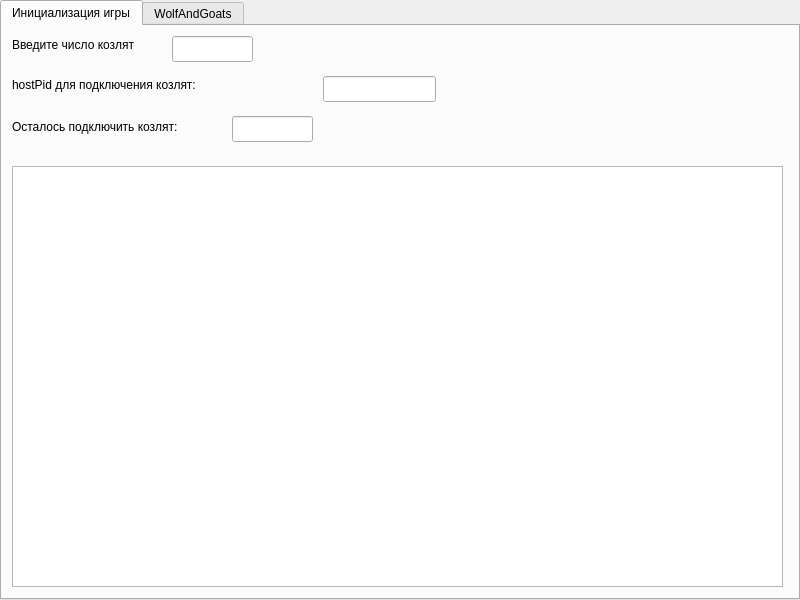
<?xml version="1.0" encoding="UTF-8"?>
<ui version="4.0">
 <class>guiHostWindow</class>
 <widget class="QMainWindow" name="guiHostWindow">
  <property name="geometry">
   <rect>
    <x>0</x>
    <y>0</y>
    <width>800</width>
    <height>600</height>
   </rect>
  </property>
  <property name="windowTitle">
   <string>guiHostWindow</string>
  </property>
  <widget class="QWidget" name="centralwidget">
   <widget class="QTabWidget" name="tabWidgetGame">
    <property name="geometry">
     <rect>
      <x>0</x>
      <y>0</y>
      <width>800</width>
      <height>600</height>
     </rect>
    </property>
    <property name="currentIndex">
     <number>0</number>
    </property>
    <widget class="QWidget" name="InitGame">
     <attribute name="title">
      <string>Инициализация игры</string>
     </attribute>
     <widget class="QLabel" name="numGoats">
      <property name="geometry">
       <rect>
        <x>10</x>
        <y>10</y>
        <width>161</width>
        <height>18</height>
       </rect>
      </property>
      <property name="text">
       <string>Введите число козлят</string>
      </property>
     </widget>
     <widget class="QLineEdit" name="numGoatsEnter">
      <property name="geometry">
       <rect>
        <x>170</x>
        <y>10</y>
        <width>81</width>
        <height>26</height>
       </rect>
      </property>
     </widget>
     <widget class="QLabel" name="remainsGoat">
      <property name="geometry">
       <rect>
        <x>10</x>
        <y>90</y>
        <width>221</width>
        <height>21</height>
       </rect>
      </property>
      <property name="text">
       <string>Осталось подключить козлят:</string>
      </property>
     </widget>
     <widget class="QLineEdit" name="remainsGoatEdit">
      <property name="geometry">
       <rect>
        <x>230</x>
        <y>90</y>
        <width>81</width>
        <height>26</height>
       </rect>
      </property>
       <property name="readOnly">
       <bool>true</bool>
      </property>
     </widget>
     <widget class="QLabel" name="hostPid">
      <property name="geometry">
       <rect>
        <x>10</x>
        <y>50</y>
        <width>311</width>
        <height>18</height>
       </rect>
      </property>
      <property name="text">
       <string>hostPid для подключения козлят:</string>
      </property>
     </widget>
     <widget class="QLineEdit" name="hostPidSet">
      <property name="geometry">
       <rect>
        <x>321</x>
        <y>50</y>
        <width>113</width>
        <height>26</height>
       </rect>
      </property>
       <property name="readOnly">
       <bool>true</bool>
      </property>
     </widget>
     <widget class="QTextEdit" name="LogEdit">
      <property name="geometry">
       <rect>
        <x>10</x>
        <y>140</y>
        <width>771</width>
        <height>421</height>
       </rect>
      </property>
      <property name="readOnly">
       <bool>true</bool>
      </property>
     </widget>
    </widget>
    <widget class="QWidget" name="runGame">
    <property name="enabled">
      <bool>false</bool>
     </property>
     <attribute name="title">
      <string>WolfAndGoats</string>
     </attribute>
<widget class="QLabel" name="YourNum">
      <property name="geometry">
       <rect>
        <x>10</x>
        <y>10</y>
        <width>161</width>
        <height>16</height>
       </rect>
      </property>
      <property name="text">
       <string>Введите число волка</string>
      </property>
     </widget>
     <widget class="QLabel" name="YouTimer">
      <property name="geometry">
       <rect>
        <x>520</x>
        <y>10</y>
        <width>131</width>
        <height>18</height>
       </rect>
      </property>
      <property name="text">
       <string>На ввод осталось:</string>
      </property>
     </widget>
     <widget class="QLineEdit" name="wolfNumber">
      <property name="geometry">
       <rect>
        <x>180</x>
        <y>10</y>
        <width>113</width>
        <height>26</height>
       </rect>
      </property>
     </widget>
     <widget class="QLabel" name="YouEnter">
      <property name="geometry">
       <rect>
        <x>10</x>
        <y>60</y>
        <width>161</width>
        <height>18</height>
       </rect>
      </property>
      <property name="text">
       <string>Вы ввели</string>
      </property>
     </widget>
     <widget class="QLineEdit" name="yourWolfNumber">
      <property name="geometry">
       <rect>
        <x>180</x>
        <y>50</y>
        <width>113</width>
        <height>26</height>
       </rect>
      </property>
      <property name="readOnly">
       <bool>true</bool>
      </property>
     </widget>
     <widget class="QLCDNumber" name="Timer">
      <property name="geometry">
       <rect>
        <x>680</x>
        <y>10</y>
        <width>71</width>
        <height>23</height>
       </rect>
      </property>
     </widget>
     <widget class="QTableView" name="tableRound">
      <property name="geometry">
       <rect>
        <x>345</x>
        <y>100</y>
        <width>421</width>
        <height>431</height>
       </rect>
      </property>
     </widget>
     <widget class="QLabel" name="validWolfNumL">
      <property name="geometry">
       <rect>
        <x>10</x>
        <y>140</y>
        <width>141</width>
        <height>18</height>
       </rect>
      </property>
      <property name="text">
       <string>Число волка:</string>
      </property>
     </widget>
     <widget class="QLCDNumber" name="validWolfNumber">
      <property name="geometry">
       <rect>
        <x>165</x>
        <y>140</y>
        <width>64</width>
        <height>23</height>
       </rect>
      </property>
     </widget>
     <widget class="QLabel" name="AliveGoatL">
      <property name="geometry">
       <rect>
        <x>10</x>
        <y>190</y>
        <width>141</width>
        <height>18</height>
       </rect>
      </property>
      <property name="text">
       <string>Спрятавшихся:</string>
      </property>
     </widget>
     <widget class="QLCDNumber" name="AliveGoat">
      <property name="geometry">
       <rect>
        <x>165</x>
        <y>190</y>
        <width>64</width>
        <height>23</height>
       </rect>
      </property>
     </widget>
     <widget class="QLabel" name="DeadGoatL">
      <property name="geometry">
       <rect>
        <x>10</x>
        <y>250</y>
        <width>141</width>
        <height>18</height>
       </rect>
      </property>
      <property name="text">
       <string>Мёртвых:</string>
      </property>
     </widget>
     <widget class="QLCDNumber" name="DeadGoat">
      <property name="geometry">
       <rect>
        <x>165</x>
        <y>250</y>
        <width>64</width>
        <height>23</height>
       </rect>
      </property>
     </widget>
     <widget class="QLabel" name="caughtGoatL">
      <property name="geometry">
       <rect>
        <x>10</x>
        <y>310</y>
        <width>141</width>
        <height>18</height>
       </rect>
      </property>
      <property name="text">
       <string>Пойманных:</string>
      </property>
     </widget>
     <widget class="QLCDNumber" name="CaughtGoat">
      <property name="geometry">
       <rect>
        <x>165</x>
        <y>310</y>
        <width>64</width>
        <height>23</height>
       </rect>
      </property>
     </widget>
     <widget class="QLineEdit" name="gameOver">
      <property name="enabled">
       <bool>false</bool>
      </property>
      <property name="geometry">
       <rect>
        <x>30</x>
        <y>500</y>
        <width>261</width>
        <height>26</height>
       </rect>
      </property>
      <property name="readOnly">
       <bool>true</bool>
      </property>
     </widget>
    </widget>
   </widget>
  </widget>
 </widget>
</ui>
